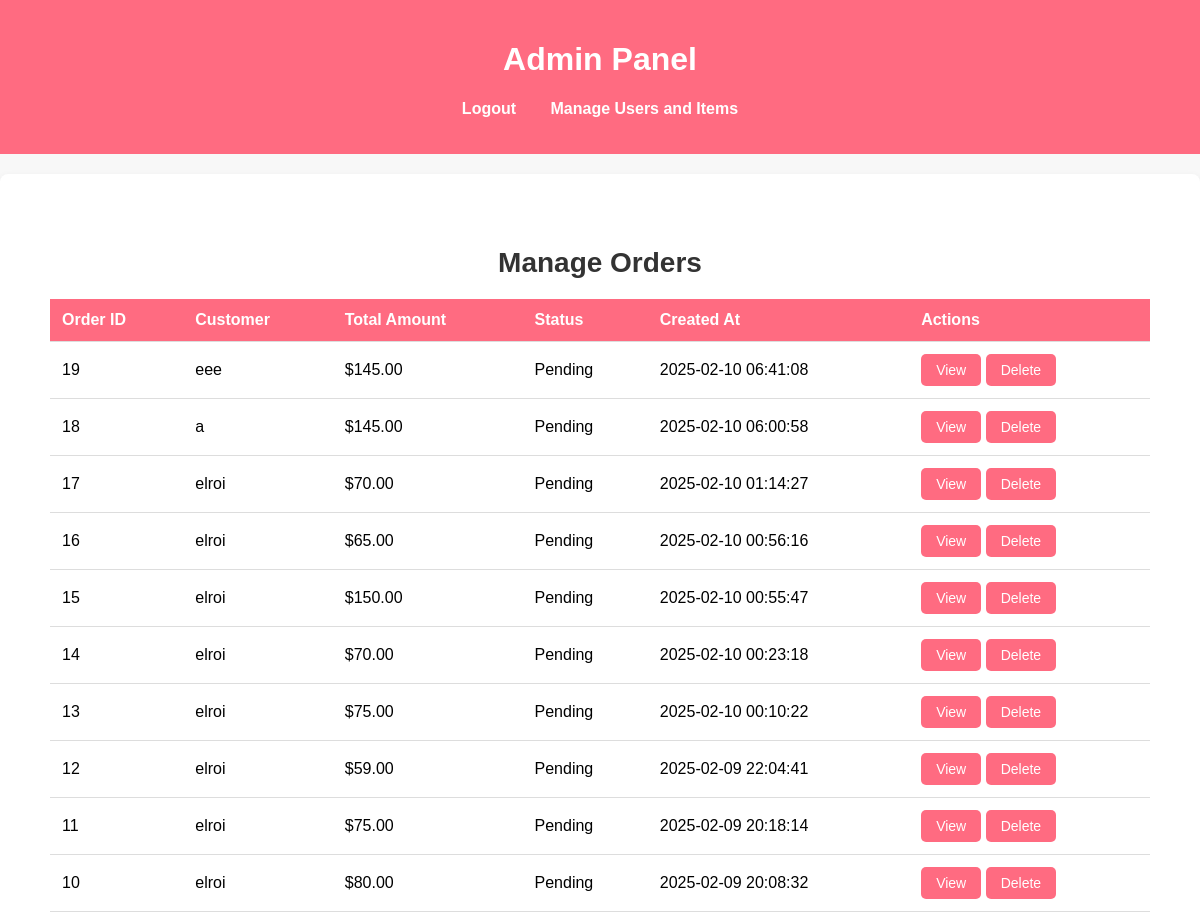
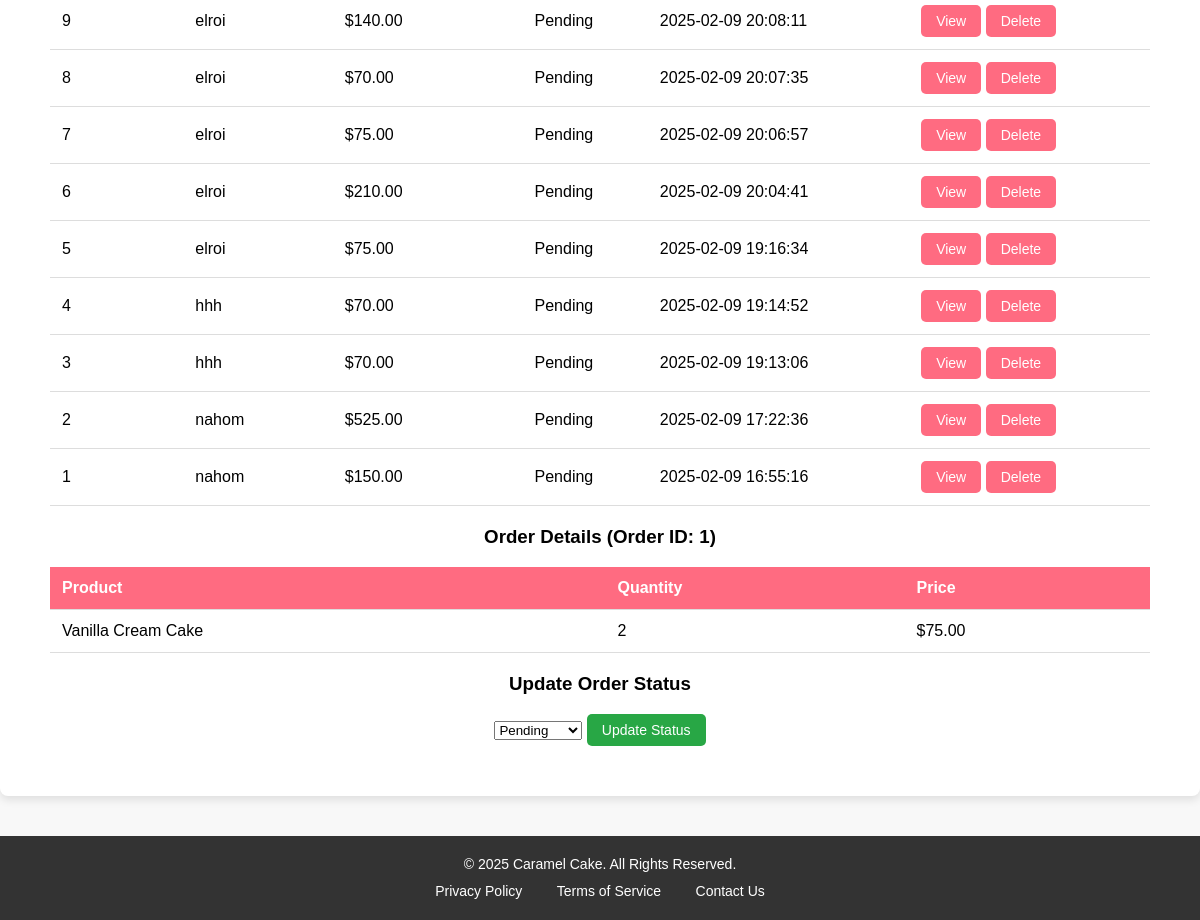
Page /admin_manage_orders.php?view_order=1 (signed in) on the committed database (2 pictures, top to bottom).
### tables this page shows
CREATE TABLE IF NOT EXISTS `orders` (
  `order_id` int NOT NULL AUTO_INCREMENT,
  `user_id` int NOT NULL,
  `total_amount` decimal(10,2) NOT NULL,
  `status` enum('pending','processing','completed','cancelled') NOT NULL DEFAULT 'pending',
  `created_at` timestamp NOT NULL DEFAULT CURRENT_TIMESTAMP,
  `updated_at` timestamp NOT NULL DEFAULT CURRENT_TIMESTAMP ON UPDATE CURRENT_TIMESTAMP,
  PRIMARY KEY (`order_id`),
  KEY `idx_user_id` (`user_id`)
);

CREATE TABLE IF NOT EXISTS `users` (
  `id` int NOT NULL AUTO_INCREMENT,
  `username` varchar(50) NOT NULL,
  `email` varchar(100) NOT NULL,
  `password` varchar(255) NOT NULL,
  `created_at` timestamp NOT NULL DEFAULT CURRENT_TIMESTAMP,
  `role` enum('user','admin') DEFAULT 'user',
  PRIMARY KEY (`id`),
  UNIQUE KEY `username` (`username`),
  UNIQUE KEY `email` (`email`)
);

CREATE TABLE IF NOT EXISTS `order_items` (
  `item_id` int NOT NULL AUTO_INCREMENT,
  `order_id` int NOT NULL,
  `product_id` int NOT NULL,
  `item_name` varchar(100) NOT NULL,
  `price` decimal(10,2) NOT NULL,
  `quantity` int NOT NULL DEFAULT '1',
  PRIMARY KEY (`item_id`),
  KEY `idx_order_id` (`order_id`),
  KEY `idx_product_id` (`product_id`)
);

CREATE TABLE IF NOT EXISTS `products` (
  `product_id` int NOT NULL AUTO_INCREMENT,
  `name` varchar(100) NOT NULL,
  `description` text,
  `price` decimal(10,2) NOT NULL,
  `image_url` varchar(255) DEFAULT NULL,
  `stock` int NOT NULL DEFAULT '0',
  `created_at` timestamp NOT NULL DEFAULT CURRENT_TIMESTAMP,
  PRIMARY KEY (`product_id`)
);

### admin_manage_orders.php (the view, shortened to what this page needs)
<?php
include "connection.php";
$orders = $conn->query("
    SELECT orders.*, users.username
    FROM orders
    JOIN users ON orders.user_id = users.id
    ORDER BY orders.created_at DESC
");
function getOrderItems($conn, $order_id) {
    $stmt = $conn->prepare("
        SELECT order_items.*, products.name
        FROM order_items
        JOIN products ON order_items.product_id = products.product_id
        WHERE order_items.order_id = ?
    ");
    $stmt->bind_param("i", $order_id);
    $stmt->execute();
    $result = $stmt->get_result();
    return $result->fetch_all(MYSQLI_ASSOC);
}
?>
<!DOCTYPE html>
<html lang="en">
<head>
</head>
<body>
    <header>
        <h1>Admin Panel</h1>
        <nav>
            <ul>
                <li><a href="logout.php">Logout</a></li>
                <li><a href="admin_manage_users_and_items.php">Manage Users and Items</a></li>
            </ul>
        </nav>
    </header>
    <section class="admin-section">
        <h2>Manage Orders</h2>
        <table>
            <thead>
                <tr>
                    <th>Order ID</th>
                    <th>Customer</th>
                    <th>Total Amount</th>
                    <th>Status</th>
                    <th>Created At</th>
                    <th>Actions</th>
                </tr>
            </thead>
            <tbody>
                <?php while ($order = $orders->fetch_assoc()): ?>
                    <tr>
                        <td><?php echo $order['order_id']; ?></td>
                        <td><?php echo $order['username']; ?></td>
                        <td>$<?php echo $order['total_amount']; ?></td>
                        <td><?php echo ucfirst($order['status']); ?></td>
                        <td><?php echo $order['created_at']; ?></td>
                        <td>
                            <a href="admin_manage_orders.php?view_order=<?php echo $order['order_id']; ?>" class="btn">View</a>
                            <a href="admin_manage_orders.php?delete_order=<?php echo $order['order_id']; ?>" class="btn" onclick="return confirm('Are you sure?')">Delete</a>
                        </td>
                    </tr>
                <?php endwhile; ?>
            </tbody>
        </table>
        <?php if (isset($_GET['view_order'])): ?>
            <?php
            $order_id = $_GET['view_order'];
            $order_items = getOrderItems($conn, $order_id);
            ?>
            <h3>Order Details (Order ID: <?php echo $order_id; ?>)</h3>
            <table>
                <thead>
                    <tr>
                        <th>Product</th>
                        <th>Quantity</th>
                        <th>Price</th>
                    </tr>
                </thead>
                <tbody>
                    <?php foreach ($order_items as $item): ?>
                        <tr>
                            <td><?php echo $item['name']; ?></td>
                            <td><?php echo $item['quantity']; ?></td>
                            <td>$<?php echo $item['price']; ?></td>
                        </tr>
                    <?php endforeach; ?>
                </tbody>
            </table>
            <form method="POST" action="admin_manage_orders.php">
                <h3>Update Order Status</h3>
                <select name="status" required>
                    <option value="pending">Pending</option>
                </select>
                <button type="submit" name="update_order_status" class="btn btn-update">Update Status</button>
            </form>
        <?php endif; ?>
    </section>
    <footer class="footer">
        <div class="footer-content">
            <p>&copy; 2025 Caramel Cake. All Rights Reserved.</p>
            <ul class="footer-links">
                <li><a href="privacy.php">Privacy Policy</a></li>
                <li><a href="terms.php">Terms of Service</a></li>
                <li><a href="contact.php">Contact Us</a></li>
            </ul>
        </div>
    </footer>
</body>
</html>

### admin_manage_orders.php (style rules this page uses)
body { font-family: Arial, sans-serif; margin: 0; padding: 0; background-color: #f8f8f8; text-align: center; }
header { background-color: #ff6b81; padding: 20px; color: white; }
nav ul { list-style: none; padding: 0; }
nav ul li { display: inline; margin: 0 15px; }
nav ul li a { color: white; text-decoration: none; font-weight: bold; }
.admin-section { padding: 50px; background-color: #fff; max-width: 1200px; margin: 20px auto; box-shadow: 0 4px 8px rgba(0, 0, 0, 0.1); border-radius: 8px; }
.admin-section h2 { font-size: 28px; margin-bottom: 20px; color: #333; }
table { width: 100%; border-collapse: collapse; margin-bottom: 20px; }
table th, table td { padding: 12px; border-bottom: 1px solid #ddd; text-align: left; }
table th { background-color: #ff6b81; color: white; }
.btn { background-color: #ff6b81; color: white; border: none; padding: 8px 15px; border-radius: 5px; cursor: pointer; font-size: 14px; text-decoration: none; display: inline-block; }
.btn-update { background-color: #28a745; }
.footer { background-color: #333; color: white; padding: 20px 0; text-align: center; margin-top: 40px; }
.footer-content { max-width: 1200px; margin: 0 auto; }
.footer p { margin: 0; font-size: 14px; }
.footer-links { list-style: none; padding: 0; margin: 10px 0 0; }
.footer-links li { display: inline; margin: 0 15px; }
.footer-links a { color: white; text-decoration: none; font-size: 14px; }

### rows in the picture
orders: order_id "19", user.username "eee", total_amount "145.00", status "Pending", created_at "2025-02-10 06:41:08"
orders: order_id "18", user.username "a", total_amount "145.00", status "Pending", created_at "2025-02-10 06:00:58"
orders: order_id "17", user.username "elroi", total_amount "70.00", status "Pending", created_at "2025-02-10 01:14:27"
orders: order_id "16", user.username "elroi", total_amount "65.00", status "Pending", created_at "2025-02-10 00:56:16"
orders: order_id "15", user.username "elroi", total_amount "150.00", status "Pending", created_at "2025-02-10 00:55:47"
orders: order_id "14", user.username "elroi", total_amount "70.00", status "Pending", created_at "2025-02-10 00:23:18"
orders: order_id "13", user.username "elroi", total_amount "75.00", status "Pending", created_at "2025-02-10 00:10:22"
orders: order_id "12", user.username "elroi", total_amount "59.00", status "Pending", created_at "2025-02-09 22:04:41"
orders: order_id "11", user.username "elroi", total_amount "75.00", status "Pending", created_at "2025-02-09 20:18:14"
orders: order_id "10", user.username "elroi", total_amount "80.00", status "Pending", created_at "2025-02-09 20:08:32"
orders: order_id "9", user.username "elroi", total_amount "140.00", status "Pending", created_at "2025-02-09 20:08:11"
orders: order_id "8", user.username "elroi", total_amount "70.00", status "Pending", created_at "2025-02-09 20:07:35"
orders: order_id "7", user.username "elroi", total_amount "75.00", status "Pending", created_at "2025-02-09 20:06:57"
orders: order_id "6", user.username "elroi", total_amount "210.00", status "Pending", created_at "2025-02-09 20:04:41"
orders: order_id "5", user.username "elroi", total_amount "75.00", status "Pending", created_at "2025-02-09 19:16:34"
orders: order_id "4", user.username "hhh", total_amount "70.00", status "Pending", created_at "2025-02-09 19:14:52"
orders: order_id "3", user.username "hhh", total_amount "70.00", status "Pending", created_at "2025-02-09 19:13:06"
orders: order_id "2", user.username "nahom", total_amount "525.00", status "Pending", created_at "2025-02-09 17:22:36"
orders: order_id "1", user.username "nahom", total_amount "150.00", status "Pending", created_at "2025-02-09 16:55:16"
order_items: product.name "Vanilla Cream Cake", quantity "2", price "75.00"
